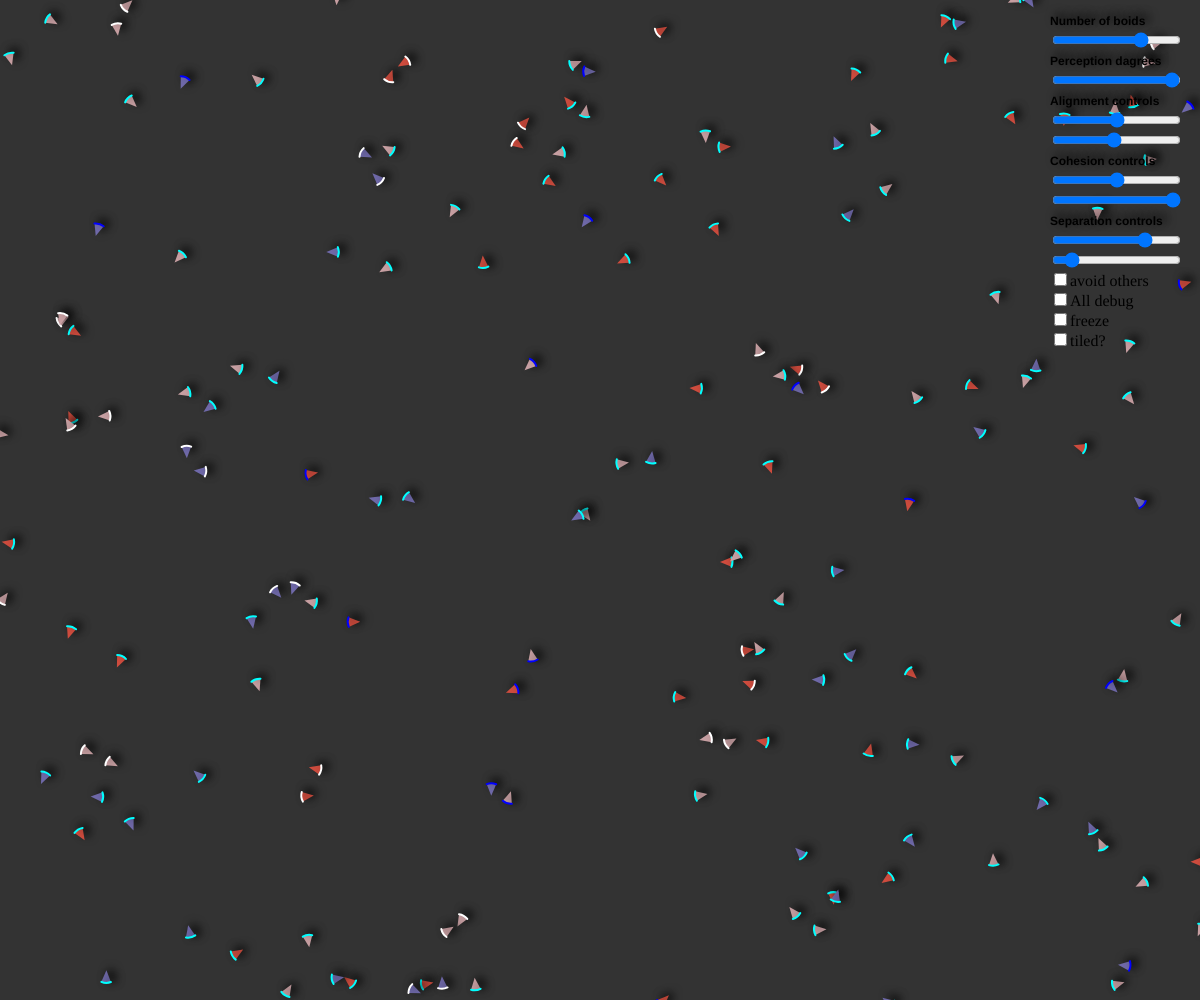
Frame 1 (no input)
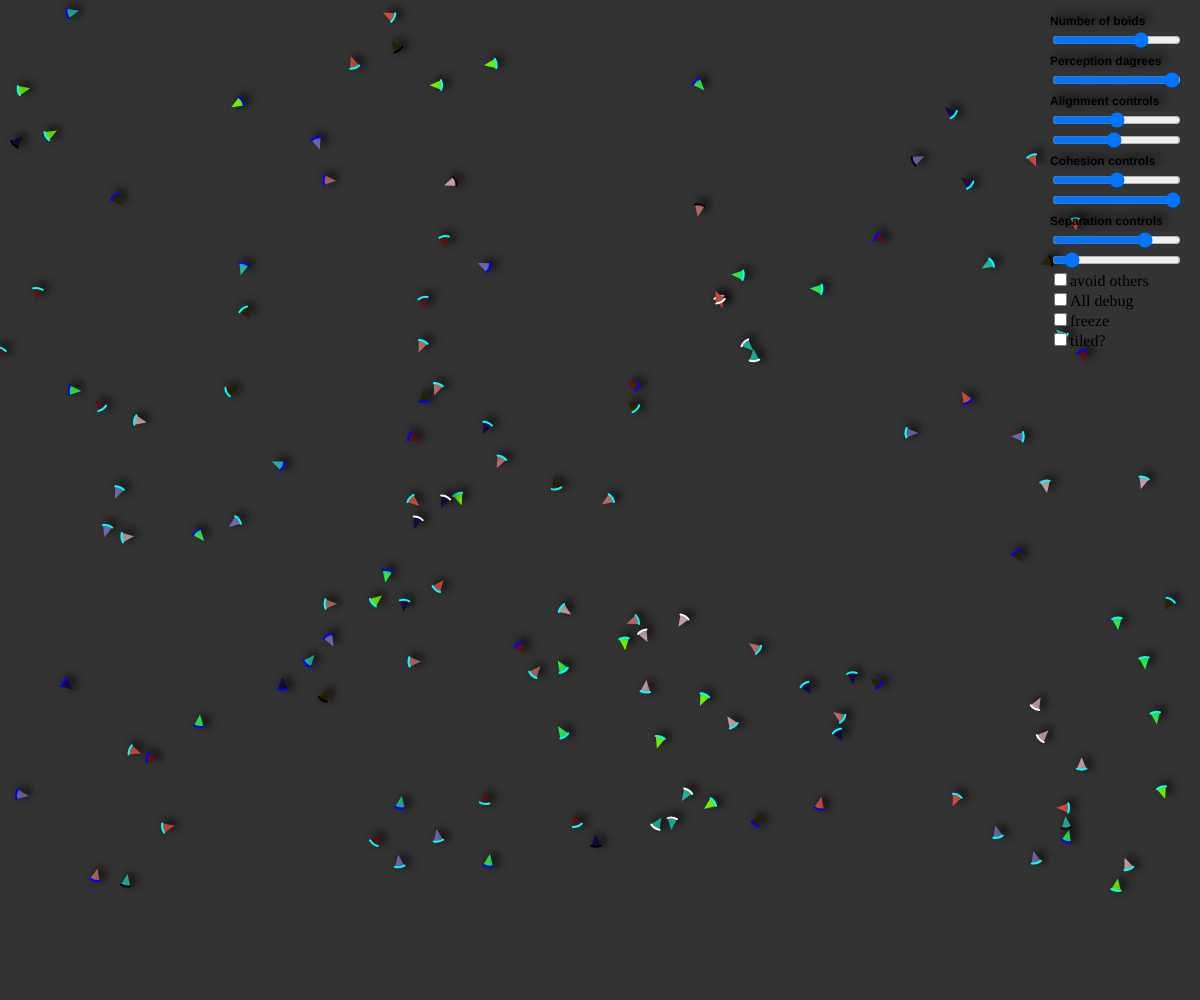
Frame 60 (no input)
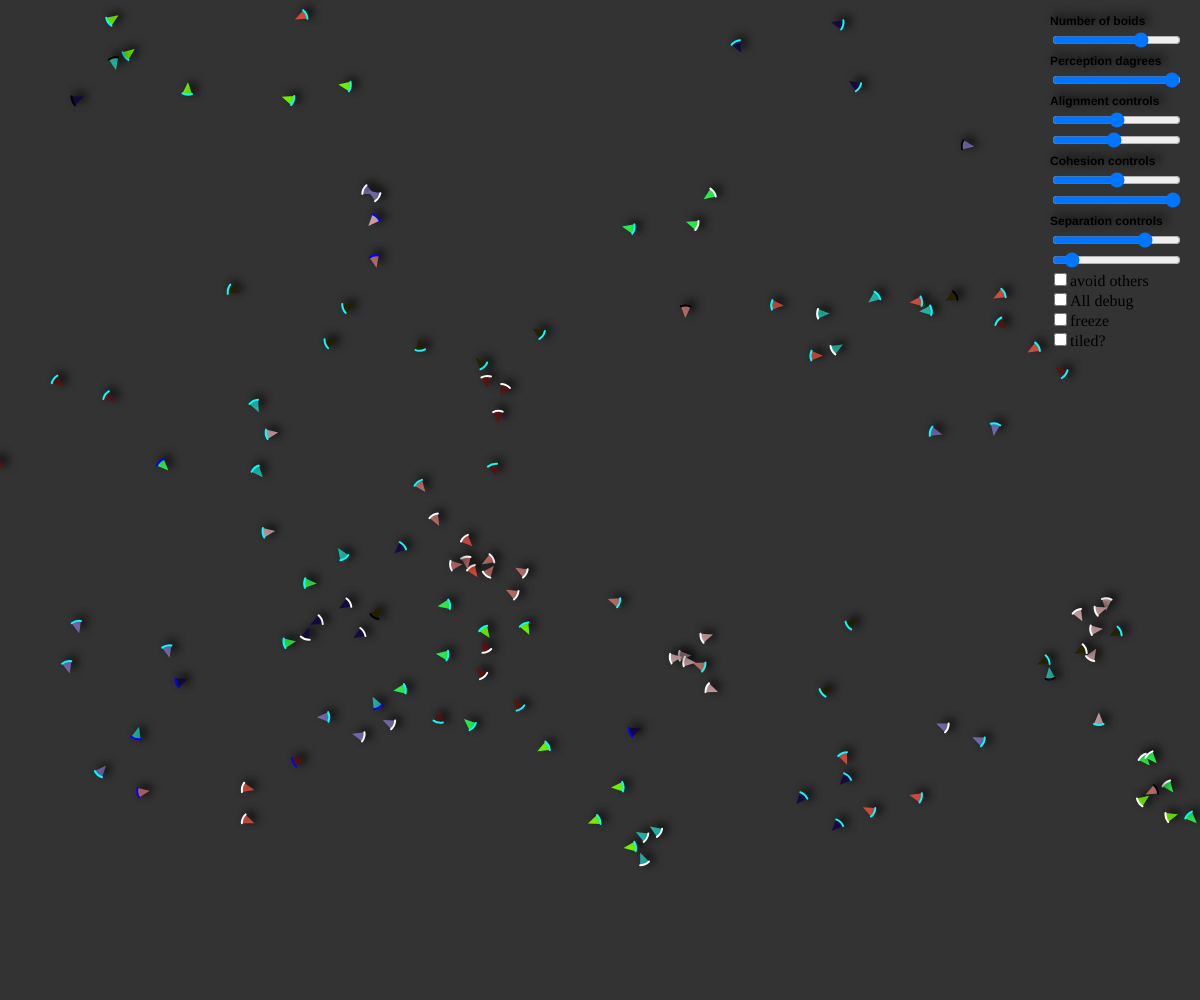
Frame 120 (the mouse pressed at the canvas centre since frame 60)

The p5.js sketch that drew these frames (run headless with seeded random() and noise() and a simulated clock; from frame 60 on, the mouse is pressed at the canvas centre):

// p5.js sketch
// ── sketch.js
// Flocking
// Daniel Shiffman
// https://thecodingtrain.com

// https://thecodingtrain.com/CodingChallenges/124-flocking-boids.html
// https://youtu.be/mhjuuHl6qHM
// https://editor.p5js.org/codingtrain/sketches/ry4XZ8OkN

"use strict";

let flocks = [];
let area;
let divider = Boid.r() * 500;
let maxNumberOfBoids;
let minNumberOfBoids;
let numberOfBoids = -1;
let minFlockSize = 2;
let maxFlockSize = 15;
let map;

let flocksUpdate = () => {
  let debug = allDebugCheckBox.checked();

  if (freezeCheckBox.checked()) {
    for (let boid of flocks) {
      boid.flock(flocks, debug);
      boid.show(debug);
      debug = false;
    }
    return;
  }

  for (let boid of flocks) {
    boid.edges();
    boid.flock(flocks, debug);
    boid.update();
    boid.show(debug, flocks);
    debug = false;
  }
};

let alignSlider, cohesionSlider, separationSlider, PerceptionDagreesSlider;
let separationPerceptionSlider,
  alignmentPerceptionSlider,
  cohesionPerceptionSlider;
let allDebugCheckBox, freezeCheckBox, tiledCheckBox, separationOnBoidsFromOtherSpecies;
let numberOfBoidsSlider;

function setup() {
  canvas = createCanvas(windowWidth, windowHeight);
  map = createGraphics(width, height);
  canvas.position(0, 0);
  drawingContext.shadowOffsetX = 5;
  drawingContext.shadowOffsetY = -3;
  drawingContext.shadowBlur = 10;
  drawingContext.shadowColor = "black";

  alignSlider = createSlider(0, 2, 1, 0.1);
  cohesionSlider = createSlider(0, 2, 1, 0.1);
  separationSlider = createSlider(0, 2, 1.5, 0.1);
  alignmentPerceptionSlider = createSlider(0.5, 10, 5, 0.5);
  cohesionPerceptionSlider = createSlider(0.5, 10, 10, 0.5);
  separationPerceptionSlider = createSlider(0.5, 10, 1.5, 0.5);
  PerceptionDagreesSlider = createSlider(
    PI / 180,
    PI + PI / 180,
    PI + PI / 180, //PI - PI / 8,
    PI / 180
  );
  allDebugCheckBox = createCheckbox("All debug", false);
  freezeCheckBox = createCheckbox("freeze", false);
  tiledCheckBox = createCheckbox("tiled?", false);
  separationOnBoidsFromOtherSpecies = createCheckbox("avoid others", false);
  numberOfBoidsSlider = createSlider(0, 10, 5, 1);
  setNumberOfBoids();
}

function windowResized() {
  resizeCanvas(windowWidth, windowHeight);
  setNumberOfBoids();
}

document.oncontextmenu = function () {
  return false;
};

function setNumberOfBoids() {
  area = width * height;
  maxNumberOfBoids = (area / divider) * 2;
  minNumberOfBoids = Math.max(maxNumberOfBoids / 20, 2);
  if (numberOfBoids === -1) {
    numberOfBoids = random(minNumberOfBoids, maxNumberOfBoids);
  } else {
    numberOfBoids = Math.min(numberOfBoids, maxNumberOfBoids);
    numberOfBoids = Math.max(numberOfBoids, minNumberOfBoids);
  }
  numberOfBoidsSlider.elt.min = minNumberOfBoids;
  numberOfBoidsSlider.elt.max = maxNumberOfBoids;
  numberOfBoidsSlider.value(numberOfBoids);
}


function draw() {
  background(51);
  updateNumberOfBoids();
  flocksUpdate();

  if (tiledCheckBox.checked()) {
    map.reset();
    map.image(canvas, (width / 3) * 0, (height / 3) * 0, width / 3, height / 3);
    map.image(canvas, (width / 3) * 1, (height / 3) * 0, width / 3, height / 3);
    map.image(canvas, (width / 3) * 2, (height / 3) * 0, width / 3, height / 3);
    map.image(canvas, (width / 3) * 0, (height / 3) * 1, width / 3, height / 3);
    map.image(canvas, (width / 3) * 1, (height / 3) * 1, width / 3, height / 3);
    map.image(canvas, (width / 3) * 2, (height / 3) * 1, width / 3, height / 3);
    map.image(canvas, (width / 3) * 0, (height / 3) * 2, width / 3, height / 3);
    map.image(canvas, (width / 3) * 1, (height / 3) * 2, width / 3, height / 3);
    map.image(canvas, (width / 3) * 2, (height / 3) * 2, width / 3, height / 3);
    image(map, 0, 0);
  }
  displayControls();
}
function updateNumberOfBoids() {
  var boid = new Boid();
  const countSameColor = (accumulator, currentValue) => currentValue.myColor === boid.myColor ? ++accumulator : accumulator;

  //remove lonely boids
  for (let index = flocks.length - 1; index > -1; index--) {
    boid = flocks[index];
    let flockSize = flocks.reduce(countSameColor, 1);
    if (flockSize <= minFlockSize) {
      flocks.splice(index, 1);
    }
    if (flockSize > maxFlockSize) {
      flocks.splice(index, 1);
    }
  }

  //remove boid
  if (numberOfBoidsSlider.value() + 1 < flocks.length) {
    let randomIndex = Math.floor(random(flocks.length));
    flocks.splice(randomIndex, 1);
  }

  //add boid
  while (numberOfBoidsSlider.value() > flocks.length) {
    let flock = [];
    let colorr = color(random(256), random(256), random(256));
    let numberOfBoidsInTheFlock = random(numberOfBoids / 3, numberOfBoids / 2);
    for (let i = 0; i < numberOfBoidsInTheFlock; i++) {
      flock.push(new Boid(colorr));
    }
    flocks = flocks.concat(flock);
  }
}

function displayControls() {
  let yIndex = 10;
  let xIndex = width - 150;
  textSize(12);
  textStyle(BOLD);
  text("Number of boids", xIndex, yIndex + 15);
  yIndex += 20;
  numberOfBoidsSlider.position(xIndex, yIndex);
  yIndex += 20;
  text("Perception dagrees", xIndex, yIndex + 15);
  yIndex += 20;
  PerceptionDagreesSlider.position(xIndex, yIndex);
  yIndex += 20;
  text("Alignment controls", xIndex, yIndex + 15);
  yIndex += 20;
  alignSlider.position(xIndex, yIndex);
  yIndex += 20;
  alignmentPerceptionSlider.position(xIndex, yIndex);
  yIndex += 20;
  text("Cohesion controls", xIndex, yIndex + 15);
  yIndex += 20;
  cohesionSlider.position(xIndex, yIndex);
  yIndex += 20;
  cohesionPerceptionSlider.position(xIndex, yIndex);
  yIndex += 20;
  text("Separation controls", xIndex, yIndex + 15);
  yIndex += 20;
  separationSlider.position(xIndex, yIndex);
  yIndex += 20;
  separationPerceptionSlider.position(xIndex, yIndex);
  yIndex += 20;
  separationOnBoidsFromOtherSpecies.position(xIndex, yIndex);
  yIndex += 20;
  allDebugCheckBox.position(xIndex, yIndex);
  yIndex += 20;
  freezeCheckBox.position(xIndex, yIndex);
  yIndex += 20;
  tiledCheckBox.position(xIndex, yIndex);
}

// ── boid.js
// Flocking
// Daniel Shiffman
// https://thecodingtrain.com/CodingChallenges/124-flocking-boids.html
// https://youtu.be/mhjuuHl6qHM
// https://editor.p5js.org/codingtrain/sketches/ry4XZ8OkN

"use strict";

class Boid {
  static maxForce = 1 / 25;
  static maxSpeed = 2.5;
  static r = () => 25;
  static separationPerceptionRadius = () =>
    Boid.r() * separationPerceptionSlider.value();
  static alignmentPerceptionRadius = () =>
    Boid.r() * alignmentPerceptionSlider.value();
  static cohesionPerceptionRadius = () =>
    Boid.r() * cohesionPerceptionSlider.value();
  static EIGHTH_PI = Math.PI / 8;

  constructor(colorr) {
    this.position = createVector(random(width), random(height));
    this.velocity = p5.Vector.random2D();
    this.velocity.setMag(random(2, 4));
    this.acceleration = createVector();
    this.myColor = colorr;
    this.flagsRGBforACS = [0, 0, 0];
  }

  toroidalDistance = (otherPosition) => {
    let { dx, dy } = this.ShortestDxDy(otherPosition);

    return Math.sqrt(dx ** 2 + dy ** 2);
  };

  ShortestDxDy(otherPosition) {
    let dx = otherPosition.x - this.position.x;
    let dy = otherPosition.y - this.position.y;
    let halfWidth = width / 2;
    let halfHeight = height / 2;

    //if in left side
    if (this.position.x < halfWidth) {
      if (dx > halfWidth) {
        dx = -width + dx;
      }
    } else if (dx < -halfWidth) {
      dx = width - dx;
    }

    //if in up side
    if (this.position.y < halfHeight) {
      if (dy > halfHeight) {
        dy = -height + dy;
      }
    } else if (dy < -halfHeight) {
      dy = height - dy;
    }

    let vec = createVector(dx, dy);
    return { dx, dy };
  }

  edges() {
    this.edgeChecker("x", createVector(1, 0.1), width);
    this.edgeChecker("y", createVector(0.1, 1), height);
  }

  edgeChecker(property, steeringVector, heightOrwidth) {
    const margin = -50;
    const bottomMargin = 150;
    const turnFactor = Boid.maxForce * 3;
    if(property === 'y'  && this.position[property] > heightOrwidth - bottomMargin) {
      steeringVector.mult(-turnFactor);
      this.acceleration.add(steeringVector);
    } else if (this.position[property] > heightOrwidth && margin === 0) {
      this.position[property] = 0;
    } else if (this.position[property] > heightOrwidth - margin) {
      steeringVector.mult(-turnFactor);
      this.acceleration.add(steeringVector);
    } else if (this.position[property] < 0 && margin === 0) {
      this.position[property] = heightOrwidth;
    } else if (this.position[property] < margin) {
      steeringVector.mult(turnFactor);
      this.acceleration.add(steeringVector);
    }
  }

  align(boids, debug = false) {
    let steering = createVector();
    let total = 0;
    this.flagsRGBforACS[0] = 0;
    for (let other of boids) {
      if (other.myColor != this.myColor) continue;
      let d = this.toroidalDistance(other.position);
      if (other != this && d < Boid.alignmentPerceptionRadius()) {
        let { dx, dy } = this.ShortestDxDy(other.position);
        let vec = createVector(dx, dy);
        if (
          Math.abs(this.velocity.angleBetween(vec)) <
          PerceptionDagreesSlider.value()
        ) {
          steering.add(other.velocity);
          total++;
          if (debug) {
            push();
            stroke(0, 255, 0, alignSlider.value() * 100 + 30);
            line(
              this.position.x,
              this.position.y,
              this.position.x + vec.x,
              this.position.y + vec.y
            );
            pop();
          }
          this.flagsRGBforACS[0] = 1;
        }
      }
    }
    if (total > 0) {
      steering.div(total);
      steering.setMag(Boid.maxSpeed);
      steering.sub(this.velocity);
      steering.limit(Boid.maxForce);
    }
    return steering;
  }

  separation(boids, debug = false) {
    let steering = createVector();
    let total = 0;
    this.flagsRGBforACS[2] = 0;
    for (let other of boids) {
      if (
        !separationOnBoidsFromOtherSpecies.checked() &&
        other.myColor != this.myColor
      )
        continue;
      let d = this.toroidalDistance(other.position);
      if (other != this && d < Boid.separationPerceptionRadius()) {
        let { dx, dy } = this.ShortestDxDy(other.position);
        let vec = createVector(dx, dy);
        if (
          Math.abs(this.velocity.angleBetween(vec)) <
          PerceptionDagreesSlider.value()
        ) {
          let diff = p5.Vector.sub(this.position, other.position);
          diff.div(d * d);
          steering.add(diff);
          total++;
          if (debug) {
            push();
            stroke(255, 0, 0, separationSlider.value() * 100 + 30);
            line(
              this.position.x,
              this.position.y,
              this.position.x + vec.x,
              this.position.y + vec.y
            );
            pop();
          }
          this.flagsRGBforACS[2] = 1;
        }
      }
    }
    if (total > 0) {
      steering.div(total);
      steering.setMag(Boid.maxSpeed);
      steering.sub(this.velocity);
      steering.limit(Boid.maxForce);
    }
    return steering;
  }

  cohesion(boids, debug = false) {
    let steering = createVector();
    let total = 0;
    this.flagsRGBforACS[1] = 0;
    for (let other of boids) {
      if (other.myColor != this.myColor) continue;

      let d = this.toroidalDistance(other.position);

      if (other != this && d < Boid.cohesionPerceptionRadius()) {
        let { dx, dy } = this.ShortestDxDy(other.position);
        let vec = createVector(dx, dy);
        if (
          Math.abs(this.velocity.angleBetween(vec)) <
          PerceptionDagreesSlider.value()
        ) {
          steering.add(other.position);
          total++;
          if (debug) {
            push();
            stroke(0, 0, 255, cohesionSlider.value() * 100 + 30);
            line(
              this.position.x,
              this.position.y,
              this.position.x + vec.x,
              this.position.y + vec.y
            );
            pop();
          }
          this.flagsRGBforACS[1] = 1;
        }
      }
    }
    if (total > 0) {
      steering.div(total);
      steering.sub(this.position);
      steering.setMag(Boid.maxSpeed);
      steering.sub(this.velocity);
      steering.limit(Boid.maxForce);
    }
    return steering;
  }

  flock(boids, debug = false) {
    if (!separationOnBoidsFromOtherSpecies.checked()) {
      boids = boids.filter((boid) => boid.myColor === this.myColor);
    }

    let alignment = this.align(boids, debug);
    let cohesion = this.cohesion(boids, debug);
    let separation = this.separation(boids, debug);

    alignment.mult(alignSlider.value());
    cohesion.mult(cohesionSlider.value());
    separation.mult(separationSlider.value());

    this.acceleration.add(alignment);
    this.acceleration.add(cohesion);
    this.acceleration.add(separation);
  }

  update() {
    this.position.add(this.velocity);
    this.velocity.add(this.acceleration);
    this.velocity.limit(Boid.maxSpeed);
    this.acceleration.setMag(0.01);
  }

  show(debug = false) {
    let theta = this.velocity.heading() + PI;
    push();
    translate(this.position.x, this.position.y);
    rotate(theta);
    strokeWeight(2);
    stroke(
      this.flagsRGBforACS[2] * 255,
      this.flagsRGBforACS[0] * 255,
      this.flagsRGBforACS[1] * 255
    );
    fill(this.myColor);
    arc(0, 0, Boid.r(), Boid.r(), -Boid.EIGHTH_PI, Boid.EIGHTH_PI);
    if (debug) {
      fill(255, 255, 255, 30);
      rotate(PI);
      stroke(255, 0, 0, separationSlider.value() * 100 + 30);
      arc(
        0,
        0,
        Boid.separationPerceptionRadius() * 2,
        Boid.separationPerceptionRadius() * 2,
        -PerceptionDagreesSlider.value(),
        PerceptionDagreesSlider.value()
      );
      stroke(0, 255, 0, alignSlider.value() * 100 + 30);
      arc(
        0,
        0,
        Boid.alignmentPerceptionRadius() * 2,
        Boid.alignmentPerceptionRadius() * 2,
        -PerceptionDagreesSlider.value(),
        PerceptionDagreesSlider.value()
      );
      stroke(0, 0, 255, cohesionSlider.value() * 100 + 30);
      arc(
        0,
        0,
        Boid.cohesionPerceptionRadius() * 2,
        Boid.cohesionPerceptionRadius() * 2,
        -PerceptionDagreesSlider.value(),
        PerceptionDagreesSlider.value()
      );
    }
    pop();
  }
}
